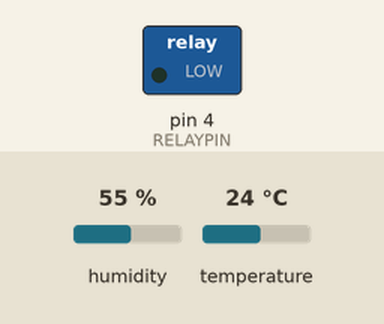
A sketch run on a simulated Arduino Uno, built with avr-gcc and run on an emulated ATmega328P. Parts: switched loads named in the sketch (green lamp = pin HIGH). The inputs (shaded band) are chosen by the test bench; at power-on: humidity 55 %, temperature 24 °C. What the sketch prints to the serial monitor is not drawn.

Above: at 4.8 s.
4.9 s: humidity set to 59 %
7.9 s: humidity set to 62 %
At 8.4 s:
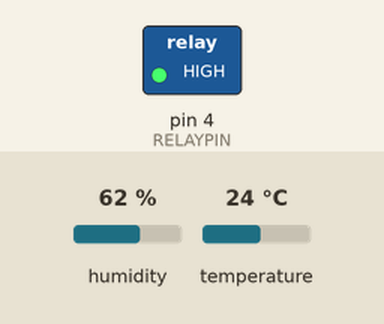
10.9 s: humidity set to 22 %
At 13.1 s:
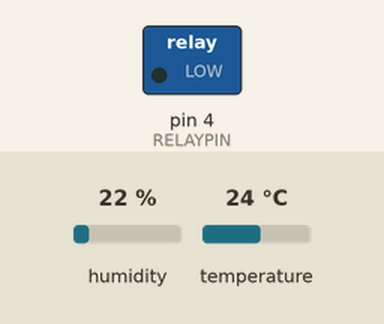
13.9 s: humidity set to 68 %
At 14.9 s:
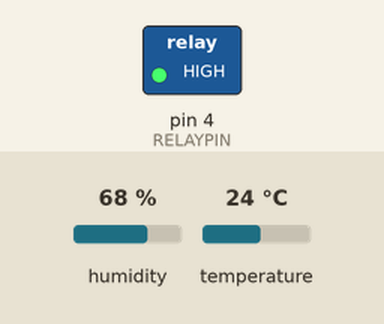
Timing chart, 0 to 16.9 s (numbered marks = the images above; inputs shaded):
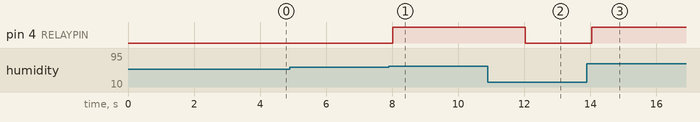

The sketch:

dht22.ino
```cpp
#include "DHT.h"

#define DHTPIN 2
#define DHTTYPE DHT22

#define RELAYPIN 4

int maxHum = 60;
int maxTemp = 40;

DHT dht(DHTPIN, DHTTYPE);

void setup()
{
    Serial.begin(115200);
    dht.begin();

    pinMode(RELAYPIN, OUTPUT);
}

void loop()
{
    Serial.print("Test");

    delay(2000);
    float h = dht.readHumidity();
    float t = dht.readTemperature();

    if(isnan(h) || isnan(t))
    {
        Serial.println("Failed to read!");
        return;
    }

    Serial.print("H: ");
    Serial.print(h);
    Serial.print(" %\t");
    Serial.print("T: ");
    Serial.print(t);
    Serial.println(" *C ");

    if(h > 60.0f)
    {
        digitalWrite(RELAYPIN, HIGH);
    }
    else
    {
        digitalWrite(RELAYPIN, LOW);
    }
}
```

Measured:
- the behaviour switches between 60 and 61 % on humidity (found by bisection; images 0 and 1)
- after the input at 4.9 s, every drawn part: stays the same
- after the input at 7.9 s, pin 4 (RELAYPIN): LOW → HIGH after 0.13 s
- after the input at 10.9 s, pin 4 (RELAYPIN): HIGH → LOW after 1.1 s
- after the input at 13.9 s, pin 4 (RELAYPIN): LOW → HIGH after 0.14 s
